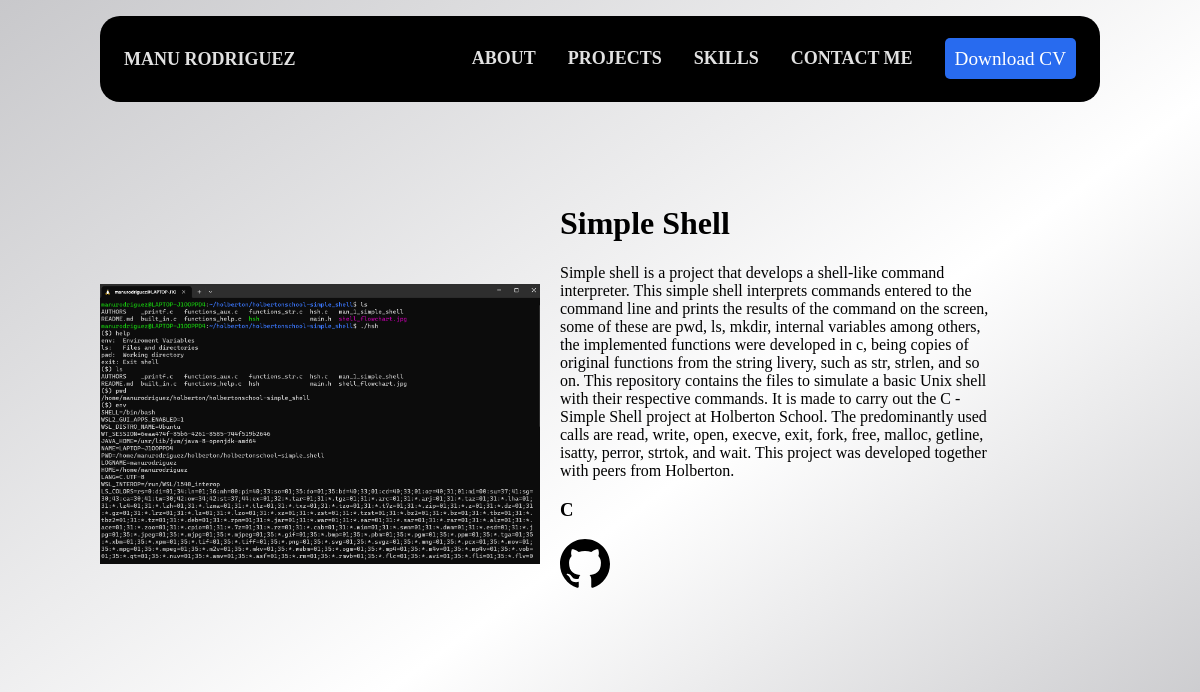
Page /3 on the committed database.
### porfo/models.py (models this page shows, shortened)
class Project(models.Model):
    title = models.CharField(max_length=40)
    description = models.TextField()
    image = models.ImageField(default="null", upload_to="images")
    tools = models.CharField(max_length=100)
    github = models.URLField(blank=True)

### porfo/views.py (the view)
# urls.py: path('<int:project_id>', views.projects, name="project")
def projects(request, project_id):
    project = Project.objects.get(id=project_id)
    return render(request, 'project.html', {'project': project})

### porfo/templates/project.html (shortened to what this page needs)
{% extends 'layout.html' %}
{% load static %}
{% block content %}
    <div class="contain-project">
        <div class="image-project">
            <img class="image-pro" src="{{project.image.url}}" alt="{{project.title}}"/>
        </div>
        <div class="info-pro">
            <h1>{{project.title}}</h1>
            <p class="description-pro">{{project.description}}</p>
            <h3 class="tools-pro">{{project.tools}}</h3>
            <a id="github" class="url-pro" href="{{project.github}}" target="_black">
            </a>
        </div>
    </div>
{% endblock %}

### porfo/static/css/styless.css (style rules this page uses)
body { margin: 0px; padding: 0px; height: 100%; width: 100%; background-image: linear-gradient(144deg,#c8c8cb, #ffffff 60%,#c8c8cb); }
.contain-project { height: 500px; }
.contain-project { display: grid; grid-template-columns: repeat(auto-fit, minmax(200px, 1fr)); gap: 20px; margin: 50px 0px; min-height: 500px; max-width: 900px; }
.image-project { height: 480px; min-width: 200px; }
.image-pro { height: 100%; width: 100%; object-fit: contain; }

### rows in the picture
Project: image (picture), title "Simple Shell", description "Simple shell is a project that develops a shell-like command interpreter. This simple shell interprets commands entered to the command line and prints the results of the command on the screen, some of these are pwd, ls, mkdir, internal variables among others, the implemented functions were developed in c, being copies of original functions from the string livery, such as str, strlen, and so on. This repository contains the files to simulate a basic Unix shell with their respective commands. It is made to carry out the C - Simple Shell project at Holberton School. The predominantly used calls are read, write, open, execve, exit, fork, free, malloc, getline, isatty, perror, strtok, and wait.…", tools "C"
